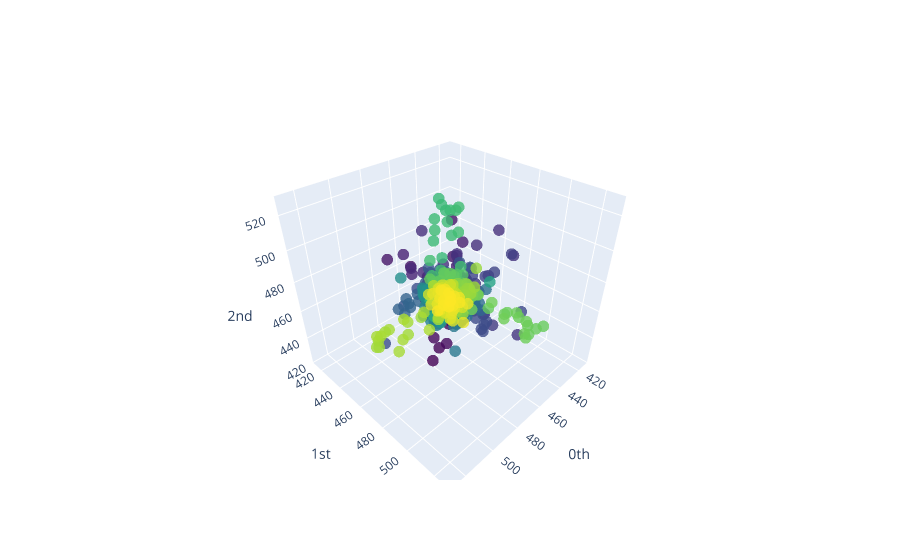

Write notebook code for a chart like this one.
### Markdown cell above
# Произведем вложения Таккенса в пространство вложения

### Code cell
embedder1 = SingleTakensEmbedding(
    parameters_type="fixed",
    time_delay=embedding_time_delay_periodic1,
    dimension=embedding_dimension_periodic1,
    # уменьшение time delay emb
    stride = 1
)

Accelerometer_point_cloud1 = embedder1.fit_transform(median_per_bin1['Red_Signal_median'])
plot_point_cloud(Accelerometer_point_cloud1).show()

### Figure 1 — Plotly figure (JSON) as saved in the notebook; plotly's stock layout.template omitted (floating-point values rounded to 4 significant figures; data arrays with more than 128 entries replaced by an {"elided": "..."} marker saying what was removed)
{"data": [{"marker": {"color": {"elided": "787 int values"}, "colorscale": [[0, "#440154"], [0.1111, "#482878"], [0.2222, "#3e4989"], [0.3333, "#31688e"], [0.4444, "#26828e"], [0.5556, "#1f9e89"], [0.6667, "#35b779"], [0.7778, "#6ece58"], [0.8889, "#b5de2b"], [1, "#fde725"]], "opacity": 0.8, "size": 4}, "mode": "markers", "type": "scatter3d", "x": {"elided": "787 int values"}, "y": {"elided": "787 int values"}, "z": {"elided": "787 int values"}}], "layout": {"scene": {"xaxis": {"exponentformat": "e", "showexponent": "all", "title": {"text": "0th"}, "type": "linear"}, "yaxis": {"exponentformat": "e", "showexponent": "all", "title": {"text": "1st"}, "type": "linear"}, "zaxis": {"exponentformat": "e", "showexponent": "all", "title": {"text": "2nd"}, "type": "linear"}}}}
